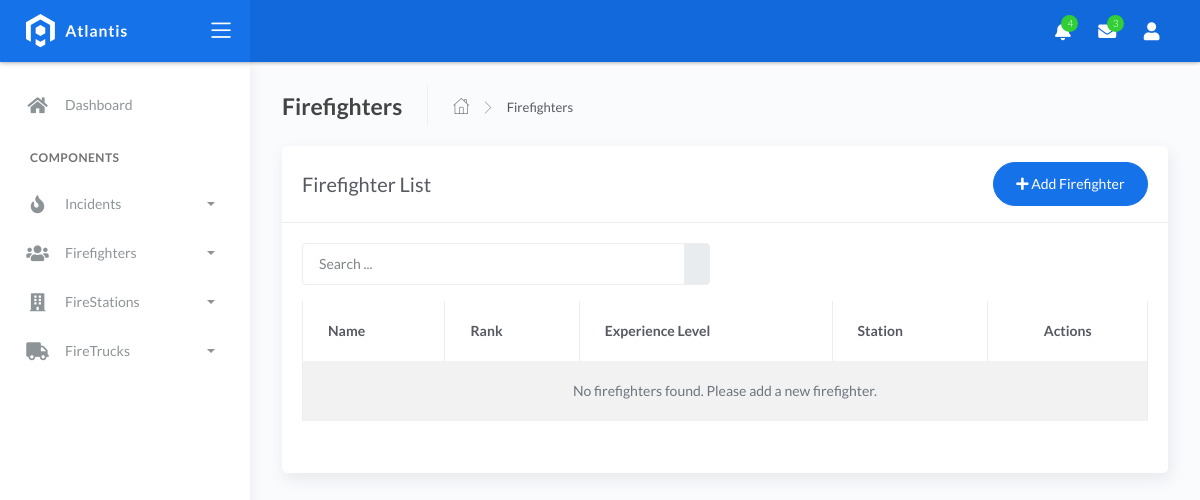
The app's page /firefighters/, older data.
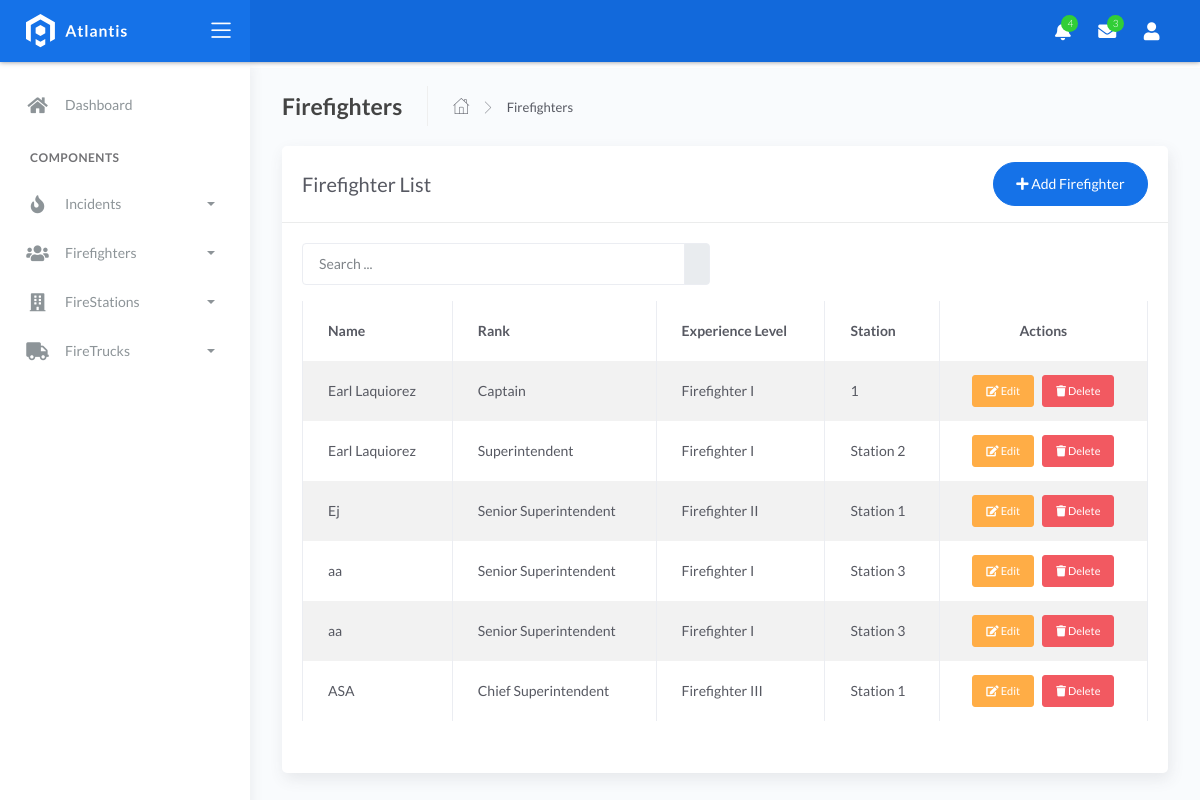
The same page, newer data.
### fire/models.py (models this page shows)
class Firefighters(models.Model):
    RANK_CHOICES = (
        ('Director', 'Director'),
        ('Chief Superintendent', 'Chief Superintendent'),
        ('Senior Superintendent', 'Senior Superintendent'),
        ('Superintendent', 'Superintendent'),
        ('Chief Inspector', 'Chief Inspector'),
        ('Senior Inspector', 'Senior Inspector'),
        ('Inspector', 'Inspector'),
    )
    name = models.CharField(max_length=150)
    rank = models.CharField(
        max_length=45,  # Reduced from 150 since we have choices
        choices=RANK_CHOICES,
        help_text="Firefighter's rank"
    )
    experience_level = models.CharField(
        max_length=45,  # Reduced from 150 since we have choices
        choices=(
            ('Probationary Firefighter', 'Probationary Firefighter'),
            ('Firefighter I', 'Firefighter I'),
            ('Firefighter II', 'Firefighter II'),
            ('Firefighter III', 'Firefighter III'),
            ('Driver', 'Driver'),
            ('Captain', 'Captain'),
            ('Battalion Chief', 'Battalion Chief'),
        ),
        help_text="Firefighter's experience level"
    )
    station = models.CharField(
        max_length=150,
        choices=[
            ('Station 1', 'Station 1'),
            ('Station 2', 'Station 2'),
            ('Station 3', 'Station 3'),
            ('Station 4', 'Station 4'),
            ('Station 5', 'Station 5'),
        ],
        help_text="Fire station where the firefighter is assigned",
        default='Station 1'  # Provide a default value here
    )

### fire/views.py (the view)
# urls.py: path('firefighters/', views.firefighter_list, name='firefighter-list'),  # Update this line
def firefighter_list(request):
    query = request.GET.get('q')
    if query:
        firefighters = Firefighters.objects.filter(
            Q(name__icontains=query) |
            Q(rank__icontains=query) |
            Q(experience_level__icontains=query) |
            Q(station__icontains=query)
        )
    else:
        firefighters = Firefighters.objects.all()
    context = {
        'firefighters': firefighters,
    }
    return render(request, 'firefighter_list.html', context)

### templates/firefighter_list.html (shortened to what this page needs)
{% extends 'base.html' %}
{% load static %}
{% block content %}
<div class="page-inner">
  <div class="page-header">
    <h4 class="page-title">Firefighters</h4>
    <ul class="breadcrumbs">
      <li class="nav-home">
        <a href="{% url 'home' %}">
          <i class="flaticon-home"></i>
        </a>
      </li>
      <li class="separator">
        <i class="flaticon-right-arrow"></i>
      </li>
      <li class="nav-item">
        <a href="#">Firefighters</a>
      </li>
    </ul>
  </div>
  <div class="row">
    <div class="col-md-12">
      <div class="card">
        <div class="card-header">
          <div class="d-flex align-items-center">
            <h4 class="card-title">Firefighter List</h4>
            <a href="{% url 'create_firefighter' %}" class="btn btn-primary btn-round ml-auto">
              <i class="fa fa-plus"></i>
              Add Firefighter
            </a>
          </div>
        </div>
        <div class="card-body">
          <div class="row mb-3">
            <div class="col-lg-6 col-md-6 col-sm-12">
              <form class="navbar-form" action="{% url 'firefighter-list' %}" method="get">
                <div class="input-group">
                  <input
                    type="text"
                    placeholder="Search ..."
                    class="form-control"
                    name="q"
                    value="{{ request.GET.q|default:'' }}" />
                  <div class="input-group-append">
                    <span class="input-group-text">
                    </span>
                  </div>
                </div>
              </form>
            </div>
          </div>
          <div class="table-responsive">
            <table class="table table-striped table-bordered">
              <thead>
                <tr>
                  <th>Name</th>
                  <th>Rank</th>
                  <th>Experience Level</th>
                  <th>Station</th>
                  <th class="text-center">Actions</th>
                </tr>
              </thead>
              <tbody>
                {% for firefighter in firefighters %}
                <tr>
                  <td>{{ firefighter.name }}</td>
                  <td>{{ firefighter.rank }}</td>
                  <td>{{ firefighter.experience_level }}</td>
                  <td>{{ firefighter.station }}</td>
                  <td class="text-center">
                    <div class="d-flex justify-content-center">
                      <a href="{% url 'update_firefighter' firefighter.id %}" class="btn btn-warning btn-sm mr-2" title="Edit Firefighter">
                        <i class="fa fa-edit"></i> Edit
                      </a>
                      <a href="#" class="btn btn-danger btn-sm" title="Delete Firefighter" onclick="confirmDelete('{% url 'delete_firefighter' firefighter.id %}')">
                        <i class="fa fa-trash"></i> Delete
                      </a>
                    </div>
                  </td>
                </tr>
                {% empty %}
                <tr>
                  <td colspan="5" class="text-center">
                    <p class="text-muted mb-0">No firefighters found. Please add a new firefighter.</p>
                  </td>
                </tr>
                {% endfor %}
              </tbody>
            </table>
          </div>
        </div>
      </div>
    </div>
  </div>
</div>
{% endblock %}

### templates/base.html (shortened to what this page needs)
{% load static %}
<!DOCTYPE html>
<html lang="en">
  <head>
    <link rel="stylesheet" href="{% static 'css/bootstrap.min.css' %}" />
    <link rel="stylesheet" href="{% static 'css/atlantis.min.css' %}" />
  </head>
  <body>
    <div class="wrapper">
      <div class="main-header">
        <div class="logo-header" data-background-color="blue">
          <a href="{% url 'home' %}" class="logo">
            <img src="{% static 'img/logo.svg' %}" alt="navbar brand" class="navbar-brand">
          </a>
          <div class="nav-toggle">
            <button class="btn btn-toggle toggle-sidebar">
              <i class="icon-menu"></i>
            </button>
          </div>
        </div>
        <nav class="navbar navbar-header navbar-expand-lg" data-background-color="blue2">
          <div class="container-fluid">
            <ul class="navbar-nav topbar-nav ml-md-auto align-items-center">
              <li class="nav-item dropdown hidden-caret">
                <a class="nav-link dropdown-toggle" href="#" id="navbarDropdown" role="button" data-toggle="dropdown" aria-haspopup="true" aria-expanded="false">
                  <i class="fa fa-bell"></i>
                  <span class="notification">4</span>
                </a>
              </li>
              <li class="nav-item dropdown hidden-caret">
                <a class="nav-link dropdown-toggle" href="#" id="navbarDropdown" role="button" data-toggle="dropdown" aria-haspopup="true" aria-expanded="false">
                  <i class="fa fa-envelope"></i>
                  <span class="notification">3</span>
                </a>
              </li>
              <li class="nav-item dropdown hidden-caret">
                <a class="nav-link" href="#" id="navbarDropdown" role="button" data-toggle="dropdown" aria-haspopup="true" aria-expanded="false">
                  <i class="fa fa-user"></i>
                </a>
              </li>
            </ul>
          </div>
        </nav>
      </div>
      <div class="sidebar sidebar-style-2">
        <div class="sidebar-wrapper scrollbar scrollbar-inner">
          <div class="sidebar-content">
            <ul class="nav nav-primary">
              <li class="nav-item">
                <a href="{% url 'home' %}">
                  <i class="fas fa-home"></i>
                  <p>Dashboard</p>
                </a>
              </li>
              <li class="nav-section">
                <h4 class="text-section">Components</h4>
              </li>
              <li class="nav-item">
                <a data-toggle="collapse" href="#incidents">
                  <i class="fas fa-fire"></i>
                  <p>Incidents</p>
                  <span class="caret"></span>
                </a>
              </li>
              <li class="nav-item">
                <a data-toggle="collapse" href="#firefighters">
                  <i class="fas fa-users"></i>
                  <p>Firefighters</p>
                  <span class="caret"></span>
                </a>
              </li>
              <li class="nav-item">
                <a data-toggle="collapse" href="#firestations">
                  <i class="fas fa-building"></i>
                  <p>FireStations</p>
                  <span class="caret"></span>
                </a>
              </li>
              <li class="nav-item">
                <a data-toggle="collapse" href="#firetrucks">
                  <i class="fas fa-truck"></i>
                  <p>FireTrucks</p>
                  <span class="caret"></span>
                </a>
              </li>
            </ul>
          </div>
        </div>
      </div>
      <div class="main-panel">
        <div class="content">
          {% block content %}{% endblock %}
        </div>
      </div>
      <footer class="footer">
        <div class="container-fluid">
          <nav class="pull-left">
            <ul class="nav">
              <li class="nav-item">
                <a class="nav-link" href="https://www.themekita.com"> ThemeKita </a>
              </li>
              <li class="nav-item">
                <a class="nav-link" href="#"> Help </a>
              </li>
              <li class="nav-item">
                <a class="nav-link" href="#"> Licenses </a>
              </li>
            </ul>
          </nav>
          <div class="copyright ml-auto">
            2018, made with  by <a href="https://www.themekita.com">ThemeKita</a>
          </div>
        </div>
      </footer>
    </div>
  </body>
</html>

Row changes from the older to the newer data that the page shows:
added Firefighters: name "Earl Laquiorez", rank "Captain", experience_level "Firefighter I", station "1"
added Firefighters: name "Earl Laquiorez", rank "Superintendent", experience_level "Firefighter I", station "Station 2"
added Firefighters: name "Ej", rank "Senior Superintendent", experience_level "Firefighter II", station "Station 1"
added Firefighters: name "aa", rank "Senior Superintendent", experience_level "Firefighter I", station "Station 3"
added Firefighters: name "aa", rank "Senior Superintendent", experience_level "Firefighter I", station "Station 3"
added Firefighters: name "ASA", rank "Chief Superintendent", experience_level "Firefighter III", station "Station 1"
Text that changed along with them:
text no longer shown: "No firefighters found. Please add a new firefighter."
